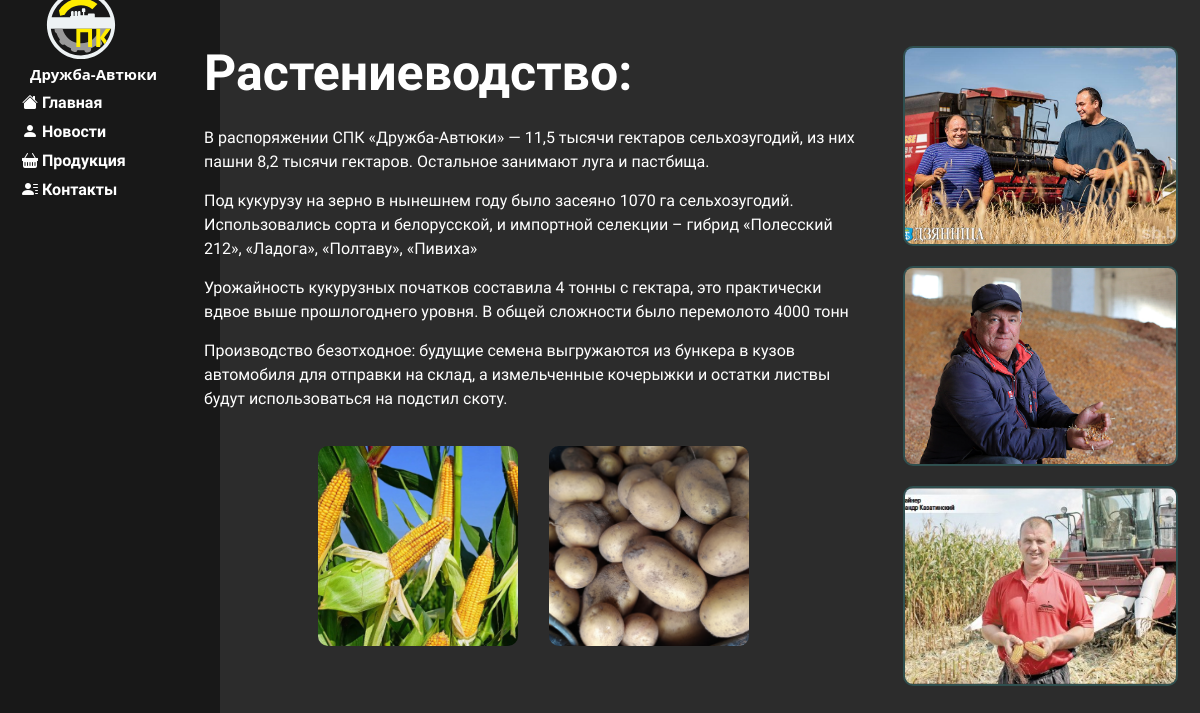
/plants, run on the app's committed database.
### main/models.py (models this page shows, shortened)
class PlantsText(models.Model):
    big_text = models.TextField(verbose_name='Текст')
    class Meta:
        verbose_name = 'Текст Растениеводства'  # Название модели в единственном числе
        verbose_name_plural = 'Тексты Растениеводства'  # Название модели во множественном числе

class PlantsCard(models.Model):
    title = models.CharField(max_length=255, verbose_name='Название')
    image = models.ImageField(upload_to='main/static/main/subimg', verbose_name='Картинка')
    desc = models.TextField()
    price = models.DecimalField(max_digits=3, decimal_places=2)
    ed = models.CharField(max_length=5, verbose_name='Единица Измерения')
    class Meta:
        verbose_name = 'Продукция Растеиеводство'  # Название модели в единственном числе
        verbose_name_plural = 'Продукция Растеиеводство'  # Название модели во множественном числе

class PlantsSI(models.Model):
    title = models.CharField(max_length=255, verbose_name='Название')
    image = models.ImageField(upload_to='main/static/main/subimg', verbose_name='Картинка')
    class Meta:
        verbose_name = 'Картинки Растеиеводство'  # Название модели в единственном числе
        verbose_name_plural = 'Картинки Растеиеводство'  # Название модели во множественном числе

### main/views.py (the view)
# urls.py: path('plants', views.Plants, name='plants'),
def Plants(request):
    text_indexes = PlantsText.objects.all()
    simg = PlantsSI.objects.all()
    cards = PlantsCard.objects.all()
    return render(request, 'main/plants.html', {'simg': simg, 'text_indexes': text_indexes, 'cards': cards})

### main/templates/main/plants.html (shortened to what this page needs)
{% extends 'main/layout.html' %}
{% load static %}
{% block content %}
<div class="mainblock">
    <div class="textblock">
        <p class="Titleblock"><b>Растениеводство:</b></p>
        {% for text_index in text_indexes %}
        <p>{{ text_index.big_text }}</p>
        {% endfor %}
        <div class="picblock">
            {% for card in cards %}
                <div class="moredesc">
                    <a href="{% url 'card_detail' card_id=card.id %}">
                        <img class="minimized3" src="{{ card.image.url }}" alt="{{ card.title }}">
                    </a>
                </div>
            {% endfor %}
        </div>
    </div>
    <div class="contectblock">
    <div class="simg">
        {% for subimage in simg %}
            {% if subimage.image %}
                <img class="minimized2" src="{{ subimage.image.url }}" alt="{{ subimage.title }}">
            {% endif %}
        {% endfor %}
    </div>
    </div>
</div>
{% endblock %}

### main/static/main/css/main.css (style rules this page uses)
body { background: #2c2c2c }
img { width: 100%; !important; border-radius: 10px; }
.mainblock { display: flex; padding: 1%; min-width: 82%; margin-top: 2%; min-height: 90%; margin-left: 16%; position: absolute; grid-gap: 3%; }
.textblock { display: flex; flex-direction: column; grid-gap: 15px; min-width: 67%; font-family: 'Exo 2', sans-serif; color: white; }
.textblock p { margin-bottom: 0; }
.contectblock { min-width: 30%; display: flex; flex-direction: column; grid-gap: 1%; padding: 1%; }
.Titleblock { font-size: 50px; margin-bottom: 0; }
.simg { display: flex; flex-direction: column; grid-gap: 20px; }
.minimized2 { cursor: pointer; max-width: 100%; max-height: 200px; min-height: 200px; border: 2px solid darkslategrey; float: right; border-radius: 10px; object-fit: cover; }
.picblock { min-height: auto; width: 100%; flex-wrap: wrap; display: flex; justify-content: center; flex-direction: row; padding: 3%; grid-gap: 5%; }
.moredesc { min-height: 200px; height: 25%; width: 25%; min-width: 200px; }
.moredesc img { height: 100%; width: 100%; object-fit: cover; }
.moredesc { position: relative; border-radius: 10px; }

### data on the page
PlantsText: big_text "В распоряжении СПК «Дружба-Автюки» — 11,5 тысячи гектаров сельхозугодий, из них пашни 8,2 тысячи гектаров. Остальное занимают луга и пастбища."
PlantsText: big_text "Под кукурузу на зерно в нынешнем году было засеяно 1070 га сельхозугодий. Использовались сорта и белорусской, и импортной селекции – гибрид «Полесский 212», «Ладога», «Полтаву», «Пивиха»"
PlantsText: big_text "Урожайность кукурузных початков составила 4 тонны с гектара, это практически вдвое выше прошлогоднего уровня. В общей сложности было перемолото 4000 тонн"
PlantsText: big_text "Производство безотходное: будущие семена выгружаются из бункера в кузов автомобиля для отправки на склад, а измельченные кочерыжки и остатки листвы будут использоваться на подстил скоту."
PlantsCard: image (picture)
PlantsCard: image (picture)
PlantsSI: image (picture)
PlantsSI: image (picture)
PlantsSI: image (picture)
